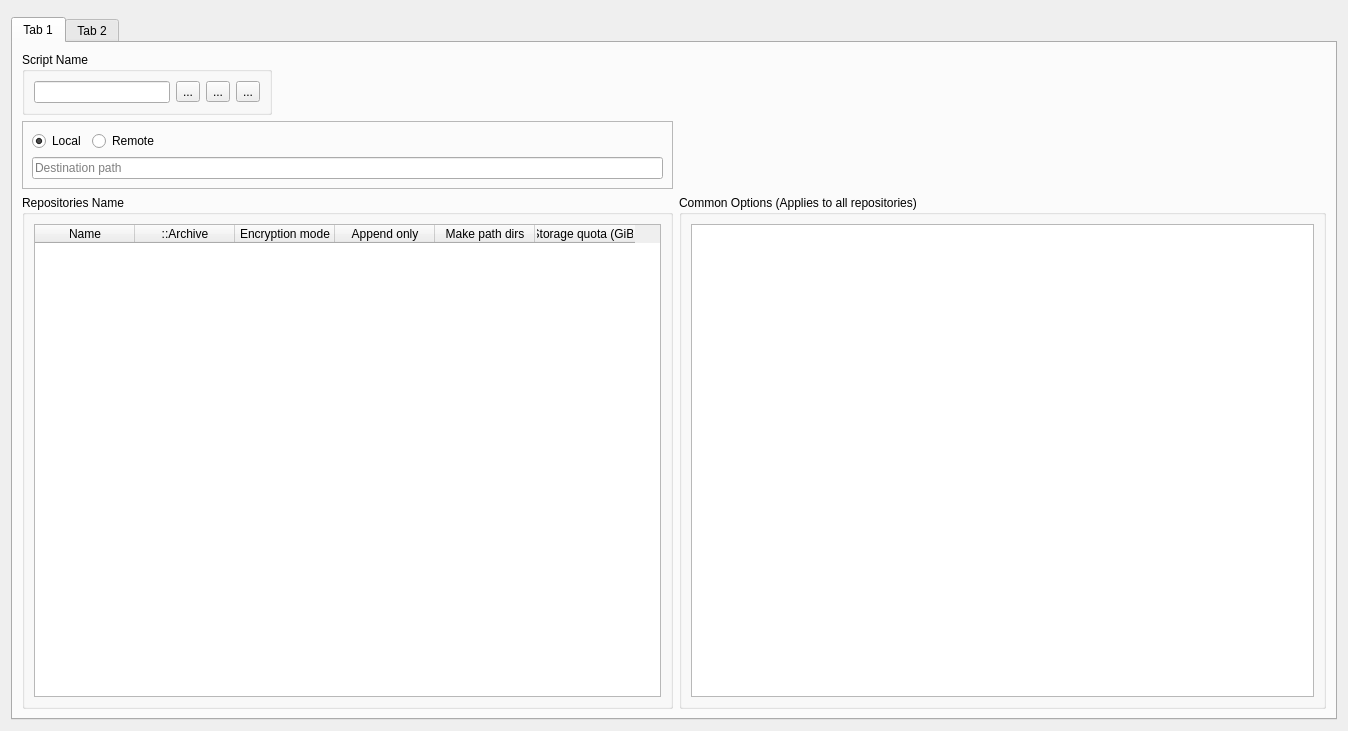
<?xml version="1.0" encoding="UTF-8"?>
<ui version="4.0">
 <class>FormScriptGenerator</class>
 <widget class="QWidget" name="FormScriptGenerator">
  <property name="geometry">
   <rect>
    <x>0</x>
    <y>0</y>
    <width>1348</width>
    <height>731</height>
   </rect>
  </property>
  <property name="windowTitle">
   <string>Script Generator</string>
  </property>
  <property name="windowIcon">
   <iconset resource="qBorgPilot.qrc">
    <normaloff>:/images/borgpilot_16x16.png</normaloff>:/images/borgpilot_16x16.png</iconset>
  </property>
  <layout class="QGridLayout" name="gridLayout_3">
   <item row="0" column="0">
    <widget class="QFrame" name="frame_ToolBar">
     <property name="frameShape">
      <enum>QFrame::Shape::StyledPanel</enum>
     </property>
     <property name="frameShadow">
      <enum>QFrame::Shadow::Raised</enum>
     </property>
    </widget>
   </item>
   <item row="1" column="0">
    <widget class="QTabWidget" name="tabWidget_ScriptGen">
     <property name="currentIndex">
      <number>0</number>
     </property>
     <widget class="QWidget" name="tab_Init">
      <attribute name="title">
       <string>Tab 1</string>
      </attribute>
      <layout class="QGridLayout" name="gridLayout_10">
       <item row="0" column="0" colspan="2">
        <widget class="QGroupBox" name="groupBox">
         <property name="sizePolicy">
          <sizepolicy hsizetype="Fixed" vsizetype="Preferred">
           <horstretch>0</horstretch>
           <verstretch>0</verstretch>
          </sizepolicy>
         </property>
         <property name="maximumSize">
          <size>
           <width>250</width>
           <height>16777215</height>
          </size>
         </property>
         <property name="title">
          <string>Script Name</string>
         </property>
         <layout class="QGridLayout" name="gridLayout_8">
          <item row="1" column="4">
           <widget class="QToolButton" name="toolButton_ScrGen">
            <property name="toolTip">
             <string>&lt;html&gt;&lt;head/&gt;&lt;body&gt;&lt;p&gt;Creates a new script&lt;/p&gt;&lt;/body&gt;&lt;/html&gt;</string>
            </property>
            <property name="text">
             <string>...</string>
            </property>
            <property name="icon">
             <iconset theme="QIcon::ThemeIcon::MediaPlaybackStart"/>
            </property>
           </widget>
          </item>
          <item row="1" column="2">
           <widget class="QToolButton" name="toolButton_ScrOpen">
            <property name="toolTip">
             <string>&lt;html&gt;&lt;head/&gt;&lt;body&gt;&lt;p&gt;Load definitions&lt;/p&gt;&lt;/body&gt;&lt;/html&gt;</string>
            </property>
            <property name="text">
             <string>...</string>
            </property>
            <property name="icon">
             <iconset theme="document-open"/>
            </property>
           </widget>
          </item>
          <item row="1" column="0">
           <widget class="QLineEdit" name="lineEdit_ScriptName">
            <property name="toolTip">
             <string>&lt;html&gt;&lt;head/&gt;&lt;body&gt;&lt;p&gt;Max length: 15 bytes&lt;/p&gt;&lt;p&gt;Valid chars: a-z 0-9 _&lt;/p&gt;&lt;/body&gt;&lt;/html&gt;</string>
            </property>
            <property name="maxLength">
             <number>15</number>
            </property>
            <property name="clearButtonEnabled">
             <bool>true</bool>
            </property>
           </widget>
          </item>
          <item row="1" column="3">
           <widget class="QToolButton" name="toolButton_ScrSave">
            <property name="toolTip">
             <string>&lt;html&gt;&lt;head/&gt;&lt;body&gt;&lt;p&gt;Save definitions&lt;/p&gt;&lt;/body&gt;&lt;/html&gt;</string>
            </property>
            <property name="text">
             <string>...</string>
            </property>
            <property name="icon">
             <iconset theme="document-save"/>
            </property>
           </widget>
          </item>
         </layout>
        </widget>
       </item>
       <item row="2" column="0">
        <widget class="QGroupBox" name="groupBox_RepoNames">
         <property name="title">
          <string>Repositories Name</string>
         </property>
         <layout class="QGridLayout" name="gridLayout_7">
          <item row="0" column="0" rowspan="2">
           <widget class="QTableWidget" name="tableWidget_RepoNames">
            <property name="alternatingRowColors">
             <bool>true</bool>
            </property>
            <property name="selectionMode">
             <enum>QAbstractItemView::SelectionMode::SingleSelection</enum>
            </property>
            <property name="selectionBehavior">
             <enum>QAbstractItemView::SelectionBehavior::SelectRows</enum>
            </property>
            <column>
             <property name="text">
              <string>Name</string>
             </property>
            </column>
            <column>
             <property name="text">
              <string>::Archive</string>
             </property>
            </column>
            <column>
             <property name="text">
              <string>Encryption mode</string>
             </property>
            </column>
            <column>
             <property name="text">
              <string>Append only</string>
             </property>
            </column>
            <column>
             <property name="text">
              <string>Make path dirs</string>
             </property>
            </column>
            <column>
             <property name="text">
              <string>Storage quota (GiB)</string>
             </property>
            </column>
           </widget>
          </item>
         </layout>
        </widget>
       </item>
       <item row="2" column="1">
        <widget class="QGroupBox" name="groupBox_2">
         <property name="title">
          <string>Common Options (Applies to all repositories)</string>
         </property>
         <layout class="QGridLayout" name="gridLayout_9">
          <item row="0" column="0">
           <widget class="TreeView_CommonOptions_P" name="treeView_CommonOptions_Init">
            <property name="alternatingRowColors">
             <bool>true</bool>
            </property>
            <property name="wordWrap">
             <bool>false</bool>
            </property>
           </widget>
          </item>
         </layout>
        </widget>
       </item>
       <item row="1" column="0">
        <widget class="QFrame" name="frame_2">
         <property name="frameShape">
          <enum>QFrame::Shape::StyledPanel</enum>
         </property>
         <property name="frameShadow">
          <enum>QFrame::Shadow::Raised</enum>
         </property>
         <layout class="QGridLayout" name="gridLayout_6">
          <item row="0" column="0">
           <layout class="QGridLayout" name="gridLayout_5">
            <item row="0" column="0">
             <widget class="QRadioButton" name="radioButton_Local">
              <property name="text">
               <string>Local</string>
              </property>
              <property name="checked">
               <bool>true</bool>
              </property>
             </widget>
            </item>
            <item row="0" column="1">
             <widget class="QRadioButton" name="radioButton_Remote">
              <property name="toolTip">
               <string>&lt;html&gt;&lt;head/&gt;&lt;body&gt;&lt;p&gt;A key must be configured for ssh to access the remote server.&lt;/p&gt;&lt;/body&gt;&lt;/html&gt;</string>
              </property>
              <property name="text">
               <string>Remote</string>
              </property>
             </widget>
            </item>
           </layout>
          </item>
          <item row="0" column="1">
           <spacer name="horizontalSpacer">
            <property name="orientation">
             <enum>Qt::Orientation::Horizontal</enum>
            </property>
            <property name="sizeHint" stdset="0">
             <size>
              <width>498</width>
              <height>20</height>
             </size>
            </property>
           </spacer>
          </item>
          <item row="1" column="0" colspan="2">
           <widget class="QLineEdit" name="lineEdit_DestPath">
            <property name="toolTip">
             <string>&lt;html&gt;&lt;head/&gt;&lt;body&gt;&lt;p&gt;Max. length: 254 bytes&lt;/p&gt;&lt;p&gt;Valid chars: Aa-Zz 0-9 _ /&lt;/p&gt;&lt;/body&gt;&lt;/html&gt;</string>
            </property>
            <property name="maxLength">
             <number>254</number>
            </property>
            <property name="readOnly">
             <bool>false</bool>
            </property>
            <property name="placeholderText">
             <string>Destination path</string>
            </property>
            <property name="clearButtonEnabled">
             <bool>true</bool>
            </property>
           </widget>
          </item>
         </layout>
        </widget>
       </item>
      </layout>
     </widget>
     <widget class="QWidget" name="tab_Create">
      <attribute name="title">
       <string>Tab 2</string>
      </attribute>
      <layout class="QGridLayout" name="gridLayout">
       <item row="0" column="0">
        <widget class="QGroupBox" name="groupBox_3">
         <property name="sizePolicy">
          <sizepolicy hsizetype="Fixed" vsizetype="Preferred">
           <horstretch>0</horstretch>
           <verstretch>0</verstretch>
          </sizepolicy>
         </property>
         <property name="maximumSize">
          <size>
           <width>350</width>
           <height>16777215</height>
          </size>
         </property>
         <property name="title">
          <string>Script Name</string>
         </property>
         <layout class="QGridLayout" name="gridLayout_11">
          <item row="1" column="3">
           <spacer name="horizontalSpacer_2">
            <property name="orientation">
             <enum>Qt::Orientation::Horizontal</enum>
            </property>
            <property name="sizeHint" stdset="0">
             <size>
              <width>40</width>
              <height>20</height>
             </size>
            </property>
           </spacer>
          </item>
          <item row="1" column="7">
           <spacer name="horizontalSpacer_3">
            <property name="orientation">
             <enum>Qt::Orientation::Horizontal</enum>
            </property>
            <property name="sizeHint" stdset="0">
             <size>
              <width>40</width>
              <height>20</height>
             </size>
            </property>
           </spacer>
          </item>
          <item row="1" column="0">
           <widget class="QLineEdit" name="lineEdit_ScriptCreateName">
            <property name="minimumSize">
             <size>
              <width>136</width>
              <height>0</height>
             </size>
            </property>
            <property name="maximumSize">
             <size>
              <width>136</width>
              <height>16777215</height>
             </size>
            </property>
            <property name="toolTip">
             <string>&lt;html&gt;&lt;head/&gt;&lt;body&gt;&lt;p&gt;Max length: 15 bytes&lt;/p&gt;&lt;p&gt;Valid chars: a-z 0-9 _&lt;/p&gt;&lt;/body&gt;&lt;/html&gt;</string>
            </property>
            <property name="maxLength">
             <number>15</number>
            </property>
            <property name="clearButtonEnabled">
             <bool>true</bool>
            </property>
           </widget>
          </item>
          <item row="1" column="2">
           <widget class="QToolButton" name="toolButton_CreateOpen">
            <property name="toolTip">
             <string>&lt;html&gt;&lt;head/&gt;&lt;body&gt;&lt;p&gt;Load initialialization script definitions&lt;/p&gt;&lt;/body&gt;&lt;/html&gt;</string>
            </property>
            <property name="text">
             <string>...</string>
            </property>
            <property name="icon">
             <iconset theme="document-open"/>
            </property>
           </widget>
          </item>
          <item row="1" column="8">
           <widget class="QToolButton" name="toolButton_CreateGen">
            <property name="toolTip">
             <string>&lt;html&gt;&lt;head/&gt;&lt;body&gt;&lt;p&gt;Generate a new script&lt;/p&gt;&lt;/body&gt;&lt;/html&gt;</string>
            </property>
            <property name="text">
             <string>...</string>
            </property>
            <property name="icon">
             <iconset theme="QIcon::ThemeIcon::MediaPlaybackStart"/>
            </property>
           </widget>
          </item>
          <item row="1" column="5">
           <widget class="QToolButton" name="toolButton_CreateReload">
            <property name="toolTip">
             <string>&lt;html&gt;&lt;head/&gt;&lt;body&gt;&lt;p&gt;Reload definitions&lt;/p&gt;&lt;/body&gt;&lt;/html&gt;</string>
            </property>
            <property name="text">
             <string>...</string>
            </property>
            <property name="icon">
             <iconset theme="QIcon::ThemeIcon::EditUndo"/>
            </property>
           </widget>
          </item>
          <item row="1" column="6">
           <widget class="QToolButton" name="toolButton_CreateSave">
            <property name="toolTip">
             <string>&lt;html&gt;&lt;head/&gt;&lt;body&gt;&lt;p&gt;Save definitions&lt;/p&gt;&lt;/body&gt;&lt;/html&gt;</string>
            </property>
            <property name="text">
             <string>...</string>
            </property>
            <property name="icon">
             <iconset theme="document-save"/>
            </property>
           </widget>
          </item>
          <item row="1" column="10">
           <widget class="QToolButton" name="toolButton_ShowLog">
            <property name="toolTip">
             <string>&lt;html&gt;&lt;head/&gt;&lt;body&gt;&lt;p&gt;Show log file&lt;/p&gt;&lt;/body&gt;&lt;/html&gt;</string>
            </property>
            <property name="text">
             <string>...</string>
            </property>
            <property name="icon">
             <iconset theme="QIcon::ThemeIcon::DocumentPrintPreview"/>
            </property>
           </widget>
          </item>
          <item row="1" column="9">
           <spacer name="horizontalSpacer_4">
            <property name="orientation">
             <enum>Qt::Orientation::Horizontal</enum>
            </property>
            <property name="sizeHint" stdset="0">
             <size>
              <width>40</width>
              <height>20</height>
             </size>
            </property>
           </spacer>
          </item>
         </layout>
        </widget>
       </item>
       <item row="1" column="0">
        <widget class="treeWidget_CreateBackup_P" name="treeWidget_CreateBackup">
         <property name="alternatingRowColors">
          <bool>true</bool>
         </property>
         <column>
          <property name="text">
           <string notr="true">Repositories</string>
          </property>
         </column>
         <column>
          <property name="text">
           <string>Source Path</string>
          </property>
         </column>
         <column>
          <property name="text">
           <string>Common Options</string>
          </property>
         </column>
         <column>
          <property name="text">
           <string>Optional Options</string>
          </property>
         </column>
         <column>
          <property name="text">
           <string>Data</string>
          </property>
         </column>
        </widget>
       </item>
      </layout>
     </widget>
    </widget>
   </item>
  </layout>
 </widget>
 <customwidgets>
  <customwidget>
   <class>TreeView_CommonOptions_P</class>
   <extends>QTreeView</extends>
   <header location="global">treeview_commonoptions_p.h</header>
  </customwidget>
  <customwidget>
   <class>treeWidget_CreateBackup_P</class>
   <extends>QTreeWidget</extends>
   <header location="global">treewidget_createbackup_p.h</header>
  </customwidget>
 </customwidgets>
 <tabstops>
  <tabstop>tabWidget_ScriptGen</tabstop>
  <tabstop>lineEdit_ScriptName</tabstop>
  <tabstop>toolButton_ScrOpen</tabstop>
  <tabstop>toolButton_ScrGen</tabstop>
  <tabstop>radioButton_Local</tabstop>
  <tabstop>radioButton_Remote</tabstop>
  <tabstop>lineEdit_DestPath</tabstop>
  <tabstop>tableWidget_RepoNames</tabstop>
  <tabstop>treeView_CommonOptions_Init</tabstop>
 </tabstops>
 <resources>
  <include location="qBorgPilot.qrc"/>
 </resources>
 <connections/>
</ui>
